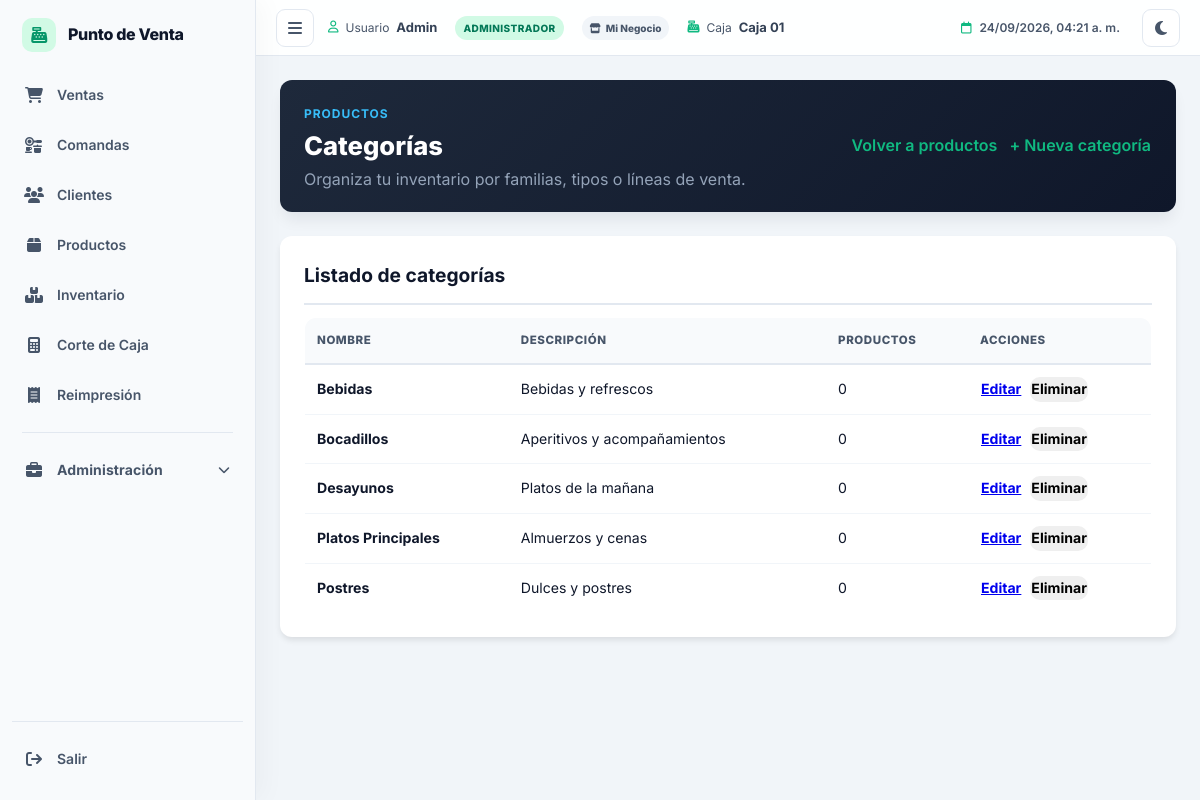
Screenshot of /categorias (signed in) with the database file from the repository.
### tables this page shows
CREATE TABLE `categorias` (
  `id` int NOT NULL AUTO_INCREMENT COMMENT 'Identificador único de la categoría',
  `nombre` varchar(100) NOT NULL COMMENT 'Nombre de la categoría',
  `descripcion` varchar(255) DEFAULT NULL COMMENT 'Descripción detallada de la categoría',
  PRIMARY KEY (`id`),
  UNIQUE KEY `idx_categorias_nombre` (`nombre`)
);

### app/Controllers/CategoriasController.php (called while the page is built, shortened)
<?php
require_once APP_PATH . 'Models' . DIRECTORY_SEPARATOR . 'Categoria.php';
class CategoriasController extends Controller
{
    private $modelo;
    public function __construct()
    {
        $this->modelo = new Categoria();
    }
    public function index()
    {
        $categorias = $this->modelo->obtenerTodasConConteo();
        require APP_PATH . 'Views/categorias/index.php';
    }
}

### public/index.php (called while the page is built, shortened)
<?php
require_once CONFIG_PATH . 'database.php';
require_once CORE_PATH . 'Router.php';
$router = new Router();
$router->get('/',      'HomeController@index');
$router->get('/login', 'AuthController@login');
$router->post('/autenticar', 'AuthController@autenticar');
$router->get('/logout', 'AuthController@logout');
$router->post('/cotizaciones/enviar-cocina', 'CotizacionesController@enviarCocina');
$router->get('/cotizaciones/imprimir-comanda/{id}', 'CotizacionesController@imprimirComanda');
$router->post('/cotizaciones/imprimir-comanda/{id}', 'CotizacionesController@imprimirComanda');
$router->get('/cocina', 'CocinaController@index');
$router->post('/cocina/estado-comanda/{id}', 'CocinaController@cambiarEstadoComanda');
$router->post('/cocina/estado-item/{id}', 'CocinaController@cambiarEstadoItem');
$router->get('/ventas', 'VentasController@index');
$router->post('/ventas/buscar-producto', 'VentasController@buscarProducto');
$router->get('/ventas/buscar-producto',  'VentasController@buscarProducto');
$router->get('/ventas/buscar-productos', 'VentasController@buscarProductosAjax');
    $router->post('/ventas/buscar-productos', 'VentasController@buscarProductosAjax');
    $router->get('/ventas/catalogo', 'VentasController@catalogo');
    $router->get('/ventas/historial-hoy', 'VentasController@historialHoy');
$router->get('/ventas/buscarClientePorRtn', 'VentasController@buscarClientePorRtn');
$router->post('/ventas/buscarClientePorRtn', 'VentasController@buscarClientePorRtn');
$router->get('/ventas/buscar-cliente-por-rtn', 'VentasController@buscarClientePorRtn');
$router->post('/ventas/buscar-cliente-por-rtn', 'VentasController@buscarClientePorRtn');
$router->post('/ventas/guardar', 'VentasController@guardarVenta');
$router->get('/ventas/ticket/{id}', 'VentasController@imprimirTicket');
$router->get('/productos', 'ProductosController@index');
$router->get('/productos/exportar-csv', 'ProductosController@exportarCsv');
$router->get('/productos/crear', 'ProductosController@crear');
$router->post('/productos/guardar', 'ProductosController@guardar');
$router->get('/productos/editar/{id}', 'ProductosController@editar');
$router->post('/productos/actualizar/{id}', 'ProductosController@actualizar');
$router->post('/productos/eliminar/{id}', 'ProductosController@eliminar');
$router->get('/categorias', 'CategoriasController@index');
$router->get('/categorias/crear', 'CategoriasController@crear');
$router->post('/categorias/guardar', 'CategoriasController@guardar');
$router->get('/categorias/editar/{id}', 'CategoriasController@editar');
$router->post('/categorias/actualizar/{id}', 'CategoriasController@actualizar');
$router->post('/categorias/eliminar/{id}', 'CategoriasController@eliminar');
$router->get('/inventario', 'InventarioController@index');
$router->post('/inventario/ajustar', 'InventarioController@ajustar');
$router->get('/inventario/bajo-stock', 'InventarioController@bajoStock');
$router->get('/compras', 'ComprasController@index');
$router->get('/compras/buscar-producto', 'ComprasController@buscarProducto');
$router->get('/compras/buscar-proveedores', 'ComprasController@buscarProveedores');
$router->post('/compras/buscar-proveedores', 'ComprasController@buscarProveedores');
$router->post('/compras/guardar-proveedor-ajax', 'ComprasController@guardarProveedorAjax');
$router->post('/compras/guardar', 'ComprasController@guardar');
$router->post('/compras/anular/{id}', 'ComprasController@anular');
$router->get('/compras/ver/{id}', 'ComprasController@ver');
$router->get('/compras/pagos', 'ComprasController@pagos');
$router->post('/compras/abonar', 'ComprasController@abonar');
$router->get('/proveedores', 'ProveedoresController@index');
$router->get('/proveedores/crear', 'ProveedoresController@crear');
$router->post('/proveedores/guardar', 'ProveedoresController@guardar');
$router->get('/proveedores/editar/{id}', 'ProveedoresController@editar');
$router->post('/proveedores/actualizar/{id}', 'ProveedoresController@actualizar');
$router->post('/proveedores/eliminar/{id}', 'ProveedoresController@eliminar');
$router->get('/clientes', 'ClientesController@index');
$router->post('/clientes/guardar', 'ClientesController@guardar');
$router->post('/clientes/guardar-ajax', 'ClientesController@guardarAjax');
$router->get('/clientes/editar/{id}', 'ClientesController@editar');
$router->post('/clientes/actualizar/{id}', 'ClientesController@actualizar');
$router->get('/clientes/estado-cuenta/{id}', 'ClientesController@estadoCuenta');
$router->post('/clientes/abonar', 'ClientesController@abonar');
$router->get('/clientes/abono/ticket/{id}', 'ClientesController@imprimirAbono');
$router->get('/clientes/buscar', 'ClientesController@buscar');
$router->get('/caja', 'CajaController@index');
$router->post('/caja/abrir', 'CajaController@abrir');
$router->post('/caja/movimiento', 'CajaController@movimiento');
$router->get('/caja/corte', 'CajaController@corte');
$router->post('/caja/cerrar', 'CajaController@cerrar');
$router->get('/caja/ticket/{id}', 'CajaController@imprimirCorte');
$router->get('/configuracion', 'ConfiguracionController@index');
$router->post('/configuracion/guardar-empresa', 'ConfiguracionController@guardarEmpresa');
$router->get('/usuarios', 'UsuariosController@index');
$router->get('/usuarios/editar/{id}', 'UsuariosController@editar');
$router->post('/usuarios/guardar', 'UsuariosController@guardar');
$router->post('/usuarios/actualizar/{id}', 'UsuariosController@actualizar');
$router->get('/reportes', 'ReportesController@index');
$router->get('/reportes/filtrar', 'ReportesController@index');
$router->get('/reportes/imprimir', 'ReportesController@imprimir');
$router->get('/reportes/exportar', 'ReportesController@exportar');
$router->get('/soporte', 'SoporteController@index');
$router->get('/comprobantes', 'ComprobantesController@index');
$router->get('/comprobantes/imprimir/{id}', 'ComprobantesController@imprimir');
$router->get('/impresora/imprimir-venta/{id}', 'ImpresoraController@imprimirVenta');
$router->post('/impresora/imprimir-venta/{id}', 'ImpresoraController@imprimirVenta');
$router->post('/impresora/probar', 'ImpresoraController@probar');
$router->post('/impresora/escaneo-lan', 'ImpresoraController@escaneoLan');
$router->procesar();

### config/database.php (called while the page is built, shortened)
<?php
class Database
{
    private static $instancia = null;
    private $pdo;
    private function __construct()
    {
        $host = getenv('DB_HOST') ?: 'localhost';
        $dbname = getenv('DB_NAME') ?: 'web_pdv_food_db';
        $usuario = getenv('DB_USER') ?: 'root';
        $contrasena = getenv('DB_PASS') ?: '';
        $charset = 'utf8mb4';
        $dsn = "mysql:host=$host;dbname=$dbname;charset=$charset";
        $opciones = [
            PDO::ATTR_ERRMODE            => PDO::ERRMODE_EXCEPTION,
            PDO::ATTR_DEFAULT_FETCH_MODE => PDO::FETCH_ASSOC,
            PDO::ATTR_EMULATE_PREPARES   => false,
        ];
        try {
            $this->pdo = new PDO($dsn, $usuario, $contrasena, $opciones);
        } catch (PDOException $e) {
            die('Error de conexión a la base de datos: ' . $e->getMessage());
        }
    }
    public static function getInstancia()
    {
        if (self::$instancia === null) {
            self::$instancia = new self();
        }
        return self::$instancia;
    }
    public function getConexion()
    {
        return $this->pdo;
    }
}

### app/Models/Categoria.php (called while the page is built, shortened)
<?php
class Categoria extends Controller
{
    private $pdo;
    public function __construct()
    {
        $this->pdo = Database::getInstancia()->getConexion();
    }
    public function obtenerTodasConConteo()
    {
        $stmt = $this->pdo->query(
            'SELECT c.id, c.nombre, c.descripcion, COUNT(p.id) AS total_productos
             FROM categorias c
             LEFT JOIN productos p ON p.categoria_id = c.id
             GROUP BY c.id, c.nombre, c.descripcion
             ORDER BY c.nombre ASC'
        );
        return $stmt->fetchAll(PDO::FETCH_ASSOC);
    }
}

### app/Views/categorias/index.php (the view, shortened to what this page needs)
<?php $tituloPagina = 'Categorías'; require APP_PATH . 'Views/layouts/pos_header.php'; ?>
<section class="catalogo-encabezado">
    <div>
        <span class="eyebrow">Productos</span>
        <h1>Categorías</h1>
        <p>Organiza tu inventario por familias, tipos o líneas de venta.</p>
    </div>
    <div style="display:flex; gap:10px; flex-wrap:wrap;">
        <a class="btn-pos btn-secondary" href="<?php echo URL_BASE; ?>productos">Volver a productos</a>
        <a class="btn-pos btn-success" href="<?php echo URL_BASE; ?>categorias/crear">+ Nueva categoría</a>
    </div>
</section>
<section class="tarjeta usuarios-lista">
    <h2 class="tarjeta-titulo">Listado de categorías</h2>
    <div class="tabla-responsive">
        <table class="tabla-catalogo">
            <thead>
                <tr>
                    <th>Nombre</th>
                    <th>Descripción</th>
                    <th>Productos</th>
                    <th>Acciones</th>
                </tr>
            </thead>
            <tbody>
                <?php if (empty($categorias)): ?>
                    <tr>
                        <td colspan="4" class="tabla-vacia">No hay categorías registradas.</td>
                    </tr>
                <?php else: ?>
                    <?php foreach ($categorias as $categoria): ?>
                        <tr>
                            <td><strong><?php echo htmlspecialchars($categoria['nombre']); ?></strong></td>
                            <td><?php echo htmlspecialchars($categoria['descripcion'] ?? 'Sin descripción'); ?></td>
                            <td><?php echo (int)($categoria['total_productos'] ?? 0); ?></td>
                            <td>
                                <div style="display:flex; gap:8px; flex-wrap:wrap;">
                                    <a class="btn-pos btn-secondary" href="<?php echo URL_BASE; ?>categorias/editar/<?php echo (int)$categoria['id']; ?>">Editar</a>
                                    <form method="POST" action="<?php echo URL_BASE; ?>categorias/eliminar/<?php echo (int)$categoria['id']; ?>" onsubmit="return confirm('¿Deseas eliminar esta categoría?');" style="display:inline;">
                                        <button type="submit" class="btn-pos btn-danger">Eliminar</button>
                                    </form>
                                </div>
                            </td>
                        </tr>
                    <?php endforeach; ?>
                <?php endif; ?>
            </tbody>
        </table>
    </div>
</section>
<?php require APP_PATH . 'Views/layouts/footer.php'; ?>

### core/Router.php (shortened to what this page needs)
<?php
class Router
{
    private $rutasGet = [];
    private $rutasPost = [];
    public function get($ruta, $controladorMetodo)
    {
        $this->rutasGet[$ruta] = $controladorMetodo;
    }
    public function post($ruta, $controladorMetodo)
    {
        $this->rutasPost[$ruta] = $controladorMetodo;
    }
    public function procesar()
    {
        $metodo = $_SERVER['REQUEST_METHOD'];
        $url = isset($_GET['url']) ? rtrim($_GET['url'], '/') : '/';
        $rutas = $metodo === 'GET' ? $this->rutasGet : $this->rutasPost;
        foreach ($rutas as $ruta => $controladorMetodo) {
            $parametros = $this->coincidirRuta($ruta, $url);
            if ($parametros !== false) {
                $this->invocarControlador($controladorMetodo, $parametros);
                return;
            }
        }
    }
    private function coincidirRuta($ruta, $url)
    {
        $partesRuta = explode('/', trim($ruta, '/'));
        $partesUrl = explode('/', trim($url, '/'));
        if (count($partesRuta) !== count($partesUrl)) {
            return false;
        }
        $parametros = [];
        for ($i = 0; $i < count($partesRuta); $i++) {
            if (strpos($partesRuta[$i], '{') === 0 && strpos($partesRuta[$i], '}') === strlen($partesRuta[$i]) - 1) {
                $nombreParametro = trim($partesRuta[$i], '{}');
                $parametros[$nombreParametro] = $partesUrl[$i];
            } else {
                if ($partesRuta[$i] !== $partesUrl[$i]) {
                    return false;
                }
            }
        }
        return $parametros;
    }
    private function invocarControlador($controladorMetodo, $parametros)
    {
        list($nombreControlador, $nombreMetodo) = explode('@', $controladorMetodo);
        $controlador = new $nombreControlador();
        call_user_func_array([$controlador, $nombreMetodo], [$parametros]);
    }
}

### rows the page displays
categorias: nombre "Bebidas", descripcion "Bebidas y refrescos", total_productos "0"
categorias: nombre "Bocadillos", descripcion "Aperitivos y acompañamientos", total_productos "0"
categorias: nombre "Desayunos", descripcion "Platos de la mañana", total_productos "0"
categorias: nombre "Platos Principales", descripcion "Almuerzos y cenas", total_productos "0"
categorias: nombre "Postres", descripcion "Dulces y postres", total_productos "0"
